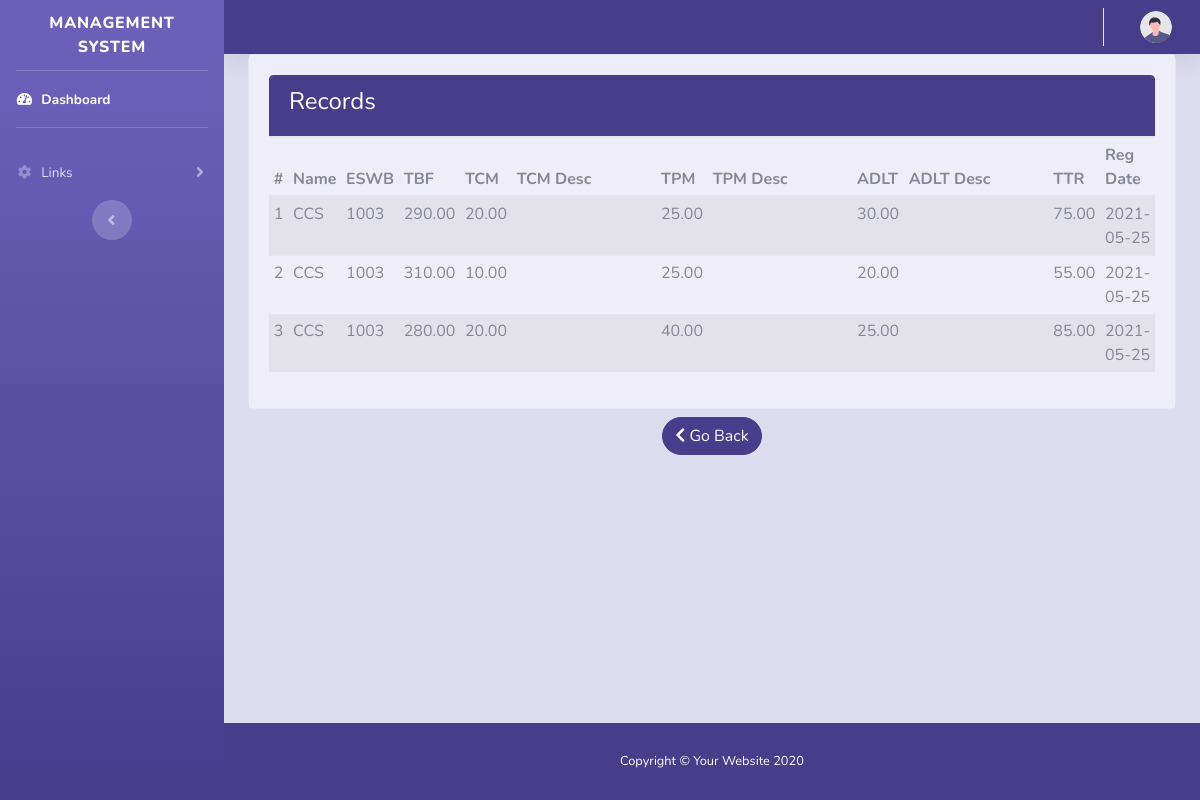
/Manager/show_records/3, run on an earlier commit of the app's database.
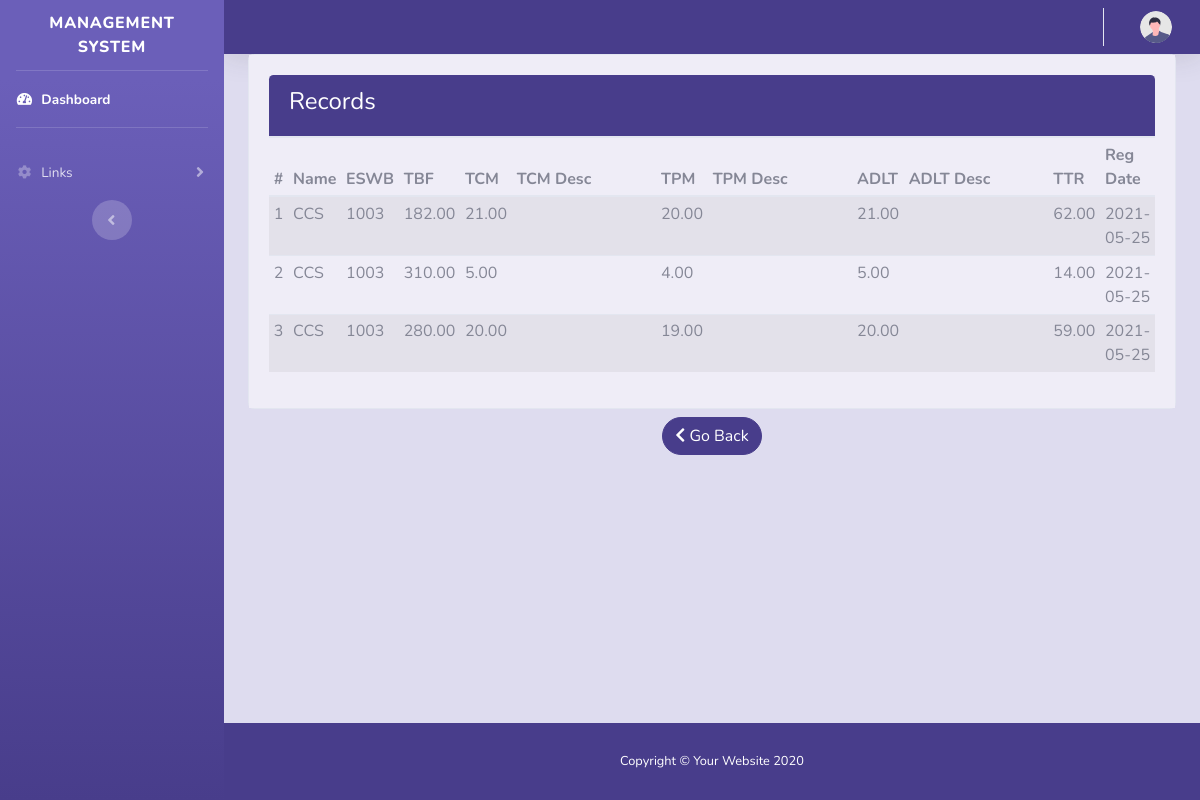
And on a later commit of the database.
### tables this page shows
CREATE TABLE `controller_data_detail` (
  `id` bigint(20) NOT NULL,
  `Controller_Data_ID` bigint(20) NOT NULL,
  `Failure_start_date` date,
  `Failure_end_date` date,  
  `TBF` decimal(8,2) DEFAULT NULL,
  `TCM` decimal(8,2) DEFAULT NULL,
  `TCM_Desc` varchar(1000) DEFAULT NULL,
  `TPM` decimal(8,2) DEFAULT NULL,
  `TPM_Desc` varchar(1000) DEFAULT NULL,
  `ADLT` decimal(8,2) DEFAULT NULL,
  `ADLT_Desc` varchar(1000) DEFAULT NULL,
  `TTR` decimal(8,2) DEFAULT NULL,
  `RegDate` date DEFAULT current_timestamp()
);

CREATE TABLE `controller_data` (
  `ID` bigint(20) NOT NULL,
  `Controller_type` varchar(30) NOT NULL,
  `Controller_Name` varchar(30) NOT NULL,
  `Controller_Code` varchar(30),
  `Ship_ID` varchar(30),
  `ESWB` varchar(30) NOT NULL,
  `Includes` varchar(50) DEFAULT NULL,
  `Not_Includes` varchar(50) DEFAULT NULL,
  `Associated_Equipment` varchar(50) DEFAULT NULL,
  `MTBF` decimal(8,2) DEFAULT NULL,
  `MTTR` decimal(8,2) DEFAULT NULL,
  `Availability` decimal(8,2) DEFAULT NULL,
  `Reliability` decimal(8,2) DEFAULT NULL,
  `Default_Reliability` decimal(8,2) DEFAULT 0.00,
  `Comission_date` date DEFAULT NULL,
  `Total_Equipped` int
);

### application/controllers/Manager.php (called while the page is built, shortened)
<?php if (!defined('BASEPATH')) exit('No direct script access allowed');
class Manager extends CI_Controller
{
    public function show_records($id = NULL)
    {
        $this->db->select('cd.Controller_Name, cd.ESWB,cdd.*');
        $this->db->from('controller_data cd');
        $this->db->join('controller_data_detail cdd', 'cd.id = cdd.Controller_Data_ID');
        $this->db->where('cdd.Controller_Data_ID', $id);
        $data['controller_detail_records'] = $this->db->get()->result_array();
        $this->load->view('manager/data_records', $data);
    }
}

### index.php (called while the page is built, shortened)
<?php
require_once BASEPATH.'core/CodeIgniter.php';

### application/views/manager/data_records.php (the view, shortened to what this page needs)
<?php $this->load->view('manager/common/header'); ?>
<div class="container">
    <div class="card">
        <div class="card-body bg-custom3">
            <div id="table_div">
                <?php if (isset($controller_detail_records)) {
                    if (count($controller_detail_records) > 0) { ?>
                        <div class="card-header bg-custom1">
                            <h1 class="h4 text-white">Records</h1>
                        </div>
                        <table id="datatable" class="table table-sm table-striped">
                            <thead>
                                <tr>
                                    <th scope="col">#</th>
                                    <th scope="col">Name</th>
                                    <th scope="col">ESWB</th>
                                    <th scope="col">TBF</th>
                                    <th scope="col">TCM</th>
                                    <th scope="col">TCM Desc</th>
                                    <th scope="col">TPM</th>
                                    <th scope="col">TPM Desc</th>
                                    <th scope="col">ADLT</th>
                                    <th scope="col">ADLT Desc</th>
                                    <th scope="col">TTR</th>
                                    <th scope="col">Reg Date</th>
                                </tr>
                            </thead>
                            <tbody>
                                <?php $count = 0;
                                foreach ($controller_detail_records as $data) { ?>
                                    <tr>
                                        <td scope="row"><?= ++$count; ?></td>
                                        <td scope="row"><?= $data['Controller_Name']; ?></td>
                                        <td scope="row"><?= $data['ESWB']; ?></td>
                                        <td scope="row"><?= $data['TBF']; ?></td>
                                        <td scope="row"><?= $data['TCM']; ?></td>
                                        <td scope="row" id="tcm_desc" style="width:150px; scroll;"value="<?= $data['TCM_Desc']; ?>"><?= $data['TCM_Desc']; ?></td>
                                        <td scope="row"><?= $data['TPM']; ?></td>
                                        <td scope="row" style="width:150px;"><?= $data['TPM_Desc']; ?></td>
                                        <td scope="row"><?= $data['ADLT']; ?></td>
                                        <td scope="row" style="width:150px;"><?= $data['ADLT_Desc']; ?></td>
                                        <td scope="row"><?= $data['TTR']; ?></td>
                                        <td scope="row"><?= $data['RegDate']; ?></td>
                                    </tr>
                                <?php } ?>
                            </tbody>
                        </table>
                    <?php } else { ?>
                        <div class="card-header">
                            <h1 class="h4 text-gray-900">No Data Available yet</h1>
                        </div>
                    <?php }
                } else { ?>
                    <a> No Record Selected. </a>
                <?php  } ?>
            </div>
        </div>
    </div>
    <div class="form-group row justify-content-center my-2">
        <a class="btn btn-primary rounded-pill" id="abc" href="<?= base_url(); ?>manager"><i class="fas fa-chevron-left"></i> Go Back</a>
    </div>
</div>
</div>
<?php $this->load->view('common/footer'); ?>

### application/views/manager/common/header.php (shortened to what this page needs)
<!DOCTYPE html>
<html lang="en">
<head>
    <link href="<?php echo base_url(); ?>assets/vendor/fontawesome-free/css/all.min.css" rel="stylesheet" type="text/css">
    <link href="<?php echo base_url(); ?>assets/css/sb-admin-2.min.css" rel="stylesheet">
</head>
<body id="page-top">
    <div id="wrapper">
        <ul class="navbar-nav bg-gradient-primary sidebar sidebar-dark accordion" id="accordionSidebar">
            <a class="sidebar-brand d-flex align-items-center justify-content-center" href="index.html">
                <div class="sidebar-brand-text mx-3">Management System</div>
            </a>
            <hr class="sidebar-divider my-0">
            <li class="nav-item active">
                <a class="nav-link" href="<?php echo base_url() ?><?php if ($this->session->userdata('status') == 'weo') {
                                                                    echo "WEO";
                                                                } else if ($this->session->userdata('status') == 'co') {
                                                                    echo "CO";
                                                                } else if ($this->session->userdata('status') == 'hod') {
                                                                    echo "HOD";
                                                                } else {
                                                                    echo "Manager";
                                                                } ?>">
                    <i class="fas fa-fw fa-tachometer-alt"></i>
                    <span>Dashboard</span></a>
            </li>
            <hr class="sidebar-divider">
            <li class="nav-item">
                <a class="nav-link collapsed" href="#" data-toggle="collapse" data-target="#collapseTwo" aria-expanded="true" aria-controls="collapseTwo">
                    <i class="fas fa-fw fa-cog"></i>
                    <span>Links</span>
                </a>
            </li>
            <div class="text-center d-none d-md-inline">
                <button class="rounded-circle border-0" id="sidebarToggle"></button>
            </div>
        </ul>
        <div id="content-wrapper" class="d-flex flex-column bg-custom2">
            <div id="content">
                <nav class="navbar navbar-expand navbar-light bg-custom1 topbar static-top shadow">
                    <ul class="navbar-nav ml-auto">
                        <li class="nav-item dropdown no-arrow">
                            <a class="nav-link dropdown-toggle" href="#" id="userDropdown" role="button" data-toggle="dropdown" aria-haspopup="true" aria-expanded="false">
                                <img class="img-profile rounded-circle" src="<?php echo base_url(); ?>assets/img/undraw_profile.svg">
                            </a>
                        </li>
                    </ul>
                </nav>

### application/views/common/footer.php (shortened to what this page needs)
         <footer class="sticky-footer bg-custom1 text-white">
                <div class="container my-auto">
                    <div class="copyright text-center my-auto">
                        <span>Copyright &copy; Your Website 2020</span>
                    </div>
                </div>
            </footer>
        </div>
    </div>
</body>
</html>

What changed in the data, as far as the page shows it:
changed controller_data_detail (number 1 of 3 on the later page): TBF "290.00" → "182.00"; TCM "20.00" → "21.00"; TPM "25.00" → "20.00"; ADLT "30.00" → "21.00"; TTR "75.00" → "62.00"
changed controller_data_detail (number 2 of 3 on the later page): TCM "10.00" → "5.00"; TPM "25.00" → "4.00"; ADLT "20.00" → "5.00"; TTR "55.00" → "14.00"
changed controller_data_detail (number 3 of 3 on the later page): TPM "40.00" → "19.00"; ADLT "25.00" → "20.00"; TTR "85.00" → "59.00"
